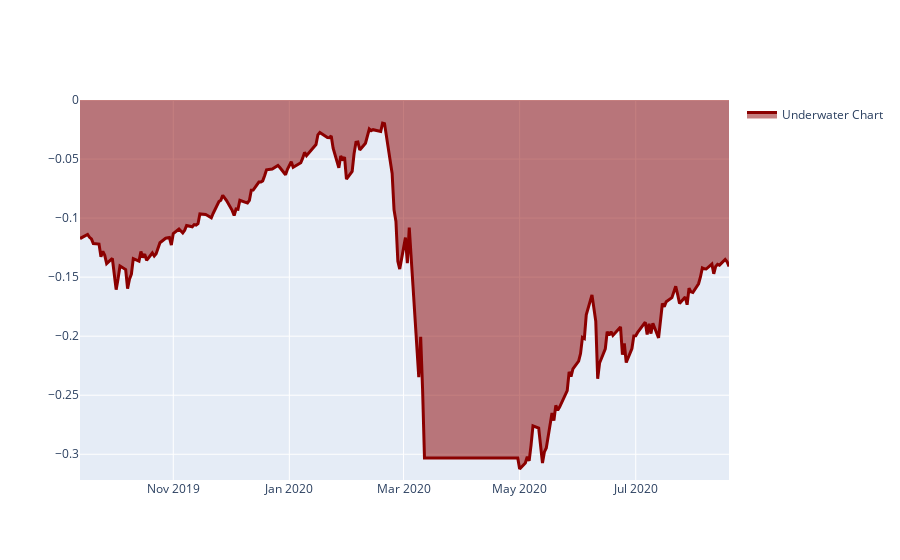

Source (notebook cell):
### Code cell
# show underwater chart:
UWchart = stats.to_pandas()["underwater"].iloc[(252*3):]
qngraph.make_plot_filled(UWchart.index, UWchart, color="darkred", name="Underwater Chart", range_max=0)

### Figure 1 — Plotly figure (JSON) as saved in the notebook; plotly's stock layout.template omitted (floating-point values rounded to 4 significant figures; data arrays with more than 128 entries replaced by an {"elided": "..."} marker saying what was removed)
{"data": [{"fill": "tonexty", "line": {"color": "darkred", "width": 3}, "name": "Underwater Chart", "type": "scatter", "x": {"elided": "236 str values"}, "y": {"elided": "236 float values"}}], "layout": {"showlegend": true, "yaxis": {"range": [-0.3218, 0]}}}
